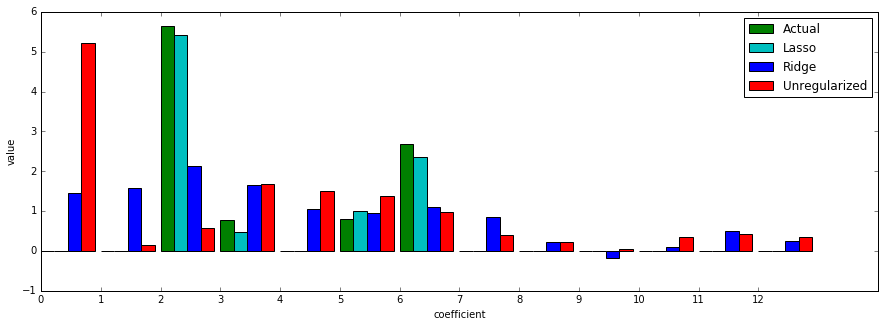

Python code for this plot:
import math
import lassoData
import numpy as np
from matplotlib import pyplot as plt
from sklearn.linear_model import Lasso
from sklearn.linear_model import Ridge

val_x, val_y = lassoData.lassoValData()
test_x, test_y = lassoData.lassoTestData()
train_x, train_y = lassoData.lassoTrainData()

def transform(x):
    result = []
    for x_i in x:
        vector = [x_i]
        for m_i in range(1, 12 + 1):
            vector += [math.sin(0.4*math.pi*x_i*m_i)]
        result += [vector]
    return np.array(result)

def ridge_regression(x, y, c):
    u = np.mean(x, 0)
    z = x - u
    reg = c*np.eye(x.shape[1])
    w = np.linalg.inv(z.transpose().dot(z) + reg).dot(z.transpose()).dot(y)
    return (w, u)


width = 0.9

plt.figure(figsize=(15, 3))
coefs = np.loadtxt('lasso_true_w.txt')
a = plt.bar(np.array(range(len(coefs)))+width*0/4, coefs, width/4, color='g', label="Actual")

clf = Lasso(alpha=0.1)
clf.fit(transform(train_x), train_y)
b = plt.bar(np.array(range(len(clf.coef_)))+width*1/4, clf.coef_, width/4, color='c')

clf = Ridge(alpha=0.1)
clf.fit(transform(train_x), train_y)
c = plt.bar(np.array(range(len(clf.coef_[0])))+width*2/4, clf.coef_[0], width/4, color='b')

clf = Lasso(alpha=0.0)
clf.fit(transform(train_x), train_y)
d = plt.bar(np.array(range(len(clf.coef_)))+width*3/4, clf.coef_, width/4, color='r')

plt.ylabel('value')
plt.xlabel('coefficient')
plt.xticks(range(len(coefs)))
plt.legend([a[0], b[0], c[0], d[0]], ["Actual","Lasso", "Ridge", "Unregularized"])
plt.tight_layout()
